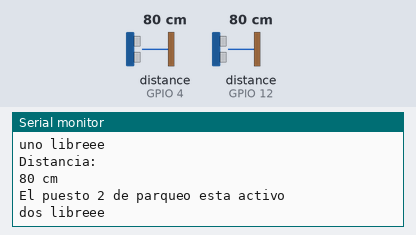
A sketch run on a simulated ESP8266 (NodeMCU). Parts: the last lines printed to the serial monitor. Wiring (inferred from the names in the program): 2 × ultrasonic range finder: trigger GPIO 5, echo GPIO 4 / trigger GPIO 14, echo GPIO 12. The inputs (shaded band) are chosen by the test bench; at power-on: distance to the obstacle (sensors on GPIO 12, GPIO 4) 80 cm. The echo pulse lasts 58.3 µs per cm; WiFi joins after 1.5 s; servers stay silent unless stated; uploads are accepted with an empty reply.

Above: at 5.6 s.
5.7 s: distance to the obstacle (sensor on GPIO 12) set to 42 cm
At 7.0 s:
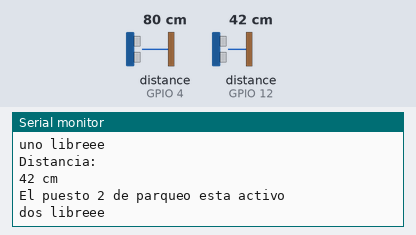
7.2 s: distance to the obstacle (sensor on GPIO 12) set to 37 cm
At 9.3 s:
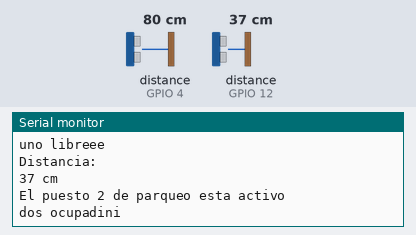
Timing chart, 0 to 10.8 s (numbered marks = the images above; inputs shaded):
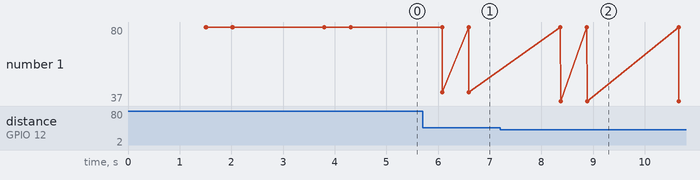

The sketch:

web_server.ino
```cpp
#include <ESP8266WiFi.h>


// utlrasonic pinout
#define ULTRASONIC1_TRIG_PIN     5   // pin TRIG to D1
#define ULTRASONIC1_ECHO_PIN     4   // pin ECHO to D2

#define ULTRASONIC2_TRIG_PIN     14   // pin TRIG to D5
#define ULTRASONIC2_ECHO_PIN     12   // pin ECHO to D6

// user config: TODO
const char* ssid = "YAMA MERA";             // Nombre de la red wifi (SSID)
const char* password = "Magico2209";         // WIFI
const char* host = "parqueadero.magicohogar.com";  // Dirección IP local o remota, del Servidor Web
const int   port = 80;
const int   watchdog = 2000;        // Frecuencia del Watchdog
unsigned long previousMillis = millis();

int ID_TARJ=1;
String line;
int parqueadero=1;
int numPuesto1=1;
int numPuesto2=2;
int ocupacion1, ocupacion2;
void setup() {
  Serial.begin(115200);
   // ultraonic setup
  pinMode(ULTRASONIC1_TRIG_PIN, OUTPUT);
  pinMode(ULTRASONIC1_ECHO_PIN, INPUT);
  pinMode(ULTRASONIC2_TRIG_PIN, OUTPUT);
  pinMode(ULTRASONIC2_ECHO_PIN, INPUT);
  Serial.print("Conectando a...");
  Serial.println(ssid);
  WiFi.begin(ssid, password);
  while (WiFi.status() != WL_CONNECTED) {
    delay(500);
    Serial.print(".");
  }

  Serial.println("");
  Serial.println("WiFi conectado");
  Serial.println("Dirección IP: ");
  Serial.println(WiFi.localIP());
}

void loop() {
  long duration, distance;
  digitalWrite(ULTRASONIC1_TRIG_PIN, LOW);
  delayMicroseconds(2);
  digitalWrite(ULTRASONIC1_TRIG_PIN, HIGH);
  delayMicroseconds(10);
  digitalWrite(ULTRASONIC1_TRIG_PIN, LOW);
  duration = pulseIn(ULTRASONIC1_ECHO_PIN, HIGH);
  distance = (duration/2) / 29.1;

  Serial.println("Distancia: ");
  Serial.print(distance);
  Serial.println(" cm");
  Serial.println("El puesto de parqueo 1 esta activo");
  if (distance >0 && distance<40){
    ocupacion1 = 1;
    Serial.println("uno ocupadini");
    } else {
      ocupacion1= 0;
      Serial.println("uno libreee");
      }

  digitalWrite(ULTRASONIC2_TRIG_PIN, LOW);
  delayMicroseconds(2);
  digitalWrite(ULTRASONIC2_TRIG_PIN, HIGH);
  delayMicroseconds(10);
  digitalWrite(ULTRASONIC2_TRIG_PIN, LOW);
  duration = pulseIn(ULTRASONIC2_ECHO_PIN, HIGH);
  distance = (duration/2) / 29.1;
  Serial.println("Distancia: ");
  Serial.print(distance);
  Serial.println(" cm");
  Serial.println("El puesto 2 de parqueo esta activo");
  if (distance >0 && distance<40){
    ocupacion2 = 1;
    Serial.println("dos ocupadini");
    } else {
      ocupacion2= 0;
      Serial.println("dos libreee");
      }

  unsigned long currentMillis = millis();

  if ( currentMillis - previousMillis > watchdog ) {
    previousMillis = currentMillis;
    WiFiClient client;
    if (!client.connect(host, port)) {
      Serial.println("Conexión falló...");
      return;
    }
    String url = "/conexion_arduino/actualizacionPuesto_prueba.php?oc=";
    url += ocupacion1;
    url += "&puesto1=";
    url += numPuesto1;
    url += "&oc2=";
    url += ocupacion2;
    url += "&puesto2=";
    url += numPuesto2;
    url += "&parq=";
    url += parqueadero;

       // Envío de la solicitud al Servidor
    client.print(String("GET ") + url + " HTTP/1.1\r\n" +
                   "Host: " + host + "\r\n" +
                   "Connection: close\r\n\r\n");
    unsigned long timeout2 = millis();

    while (client.available() == 0) {
      if (millis() - timeout2 > 50000) {
      Serial.println(">>> Superado tiempo de espera!");
      client.stop();
      return;
      }
    }
    while(client.available()){
      line = client.readStringUntil('\r');
      //Serial.print(line);
    }
  }
  delay(500);
}
```

Measured:
- the behaviour switches between 40 and 39 cm on distance to the obstacle (sensor on GPIO 12) (found by bisection; images 1 and 2)
- after the input at 5.7 s, the serial monitor: prints a new line after 0.39 s (image 1)
- after the input at 7.2 s, the serial monitor: prints a new line after 1.2 s (image 2)
- plotted number 1: 80 → 42 after the input at 5.7 s, 42 → 37 after the input at 7.2 s
